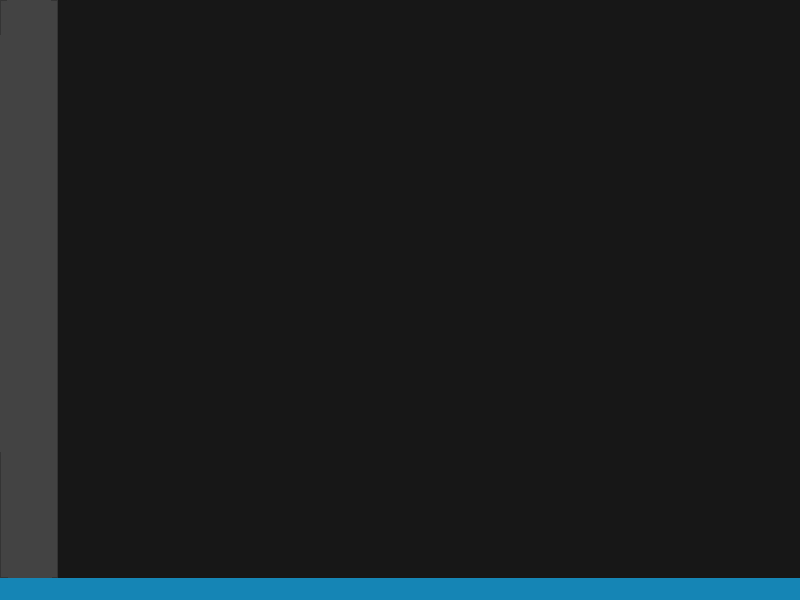
<?xml version="1.0" encoding="UTF-8"?>
<ui version="4.0">
 <class>MainWindow</class>
 <widget class="QMainWindow" name="MainWindow">
  <property name="geometry">
   <rect>
    <x>0</x>
    <y>0</y>
    <width>800</width>
    <height>600</height>
   </rect>
  </property>
  <property name="minimumSize">
   <size>
    <width>800</width>
    <height>600</height>
   </size>
  </property>
  <property name="windowTitle">
   <string>MainWindow</string>
  </property>
  <property name="autoFillBackground">
   <bool>false</bool>
  </property>
  <property name="styleSheet">
   <string notr="true">/*QPushButton { background: none; border:none; padding:0px; margin:0px; background-repeat: no-repeat; }*/

QPushButton { border:none; padding:0px; margin:0px; }
QPushButton:pressed { border:none; padding:0px; margin:0px; }

QPushButton#btnChat { background-image: url(:/images/chat.png) center center; }
QPushButton#btnAdd { background-image: url(:/images/add.png) center center; }
QPushButton#btnPower { background-image: url(:/images/power.png) center center; }

QPushButton#btnSettings { background-image: url(:/images/settings_off.png) center left; }
QPushButton#btnSettings:hover { background-image: url(:/images/settings_hover.png) center left; }

QPushButton#btnUser { background-image: url(:/images/user_off.png) center left; }
QPushButton#btnUser:hover { background-image: url(:/images/user_hover.png) center left; }

QPushButton#btnSearch { background-image: url(:/images/search_off.png) center left; }
QPushButton#btnSearch:hover { background-image: url(:/images/search_hover.png) center left; }

QPushButton#btnDownload { background-image: url(:/images/download_off.png) center left; }
QPushButton#btnDownload:hover { background-image: url(:/images/download_hover.png) center left; }

QPushButton#btnArchive { background-image: url(:/images/archive_off.png) center left; }
QPushButton#btnArchive:hover { background-image: url(:/images/archive_hover.png) center left; }

QPushButton#btnStreaming { background-image: url(:/images/streaming_off.png) center left; }
QPushButton#btnStreaming:hover { background-image: url(:/images/streaming_hover.png) center left; }

QPushButton#btnStatistics { background-image: url(:/images/statistics_off.png) center left; }
QPushButton#btnStatistics:hover { background-image: url(:/images/statistics_hover.png) center left; }

QPushButton#btnSettings_on { background-image: url(:/images/settings_on.png) center right; }
QPushButton#btnUser_on { background-image: url(:/images/user_on.png) center right; }
QPushButton#btnSearch_on { background-image: url(:/images/search_on.png) center right; }
QPushButton#btnDownload_on { background-image: url(:/images/download_on.png) center right; }
QPushButton#btnArchive_on { background-image: url(:/images/archive_on.png) center right; }
QPushButton#btnStreaming_on { background-image: url(:/images/streaming_on.png) center right; }
QPushButton#btnStatistics_on { background-image: url(:/images/statistics_on.png) center right; }</string>
  </property>
  <widget class="QWidget" name="centralwidget">
   <property name="sizePolicy">
    <sizepolicy hsizetype="Preferred" vsizetype="Preferred">
     <horstretch>0</horstretch>
     <verstretch>0</verstretch>
    </sizepolicy>
   </property>
   <property name="styleSheet">
    <string notr="true">background-color: rgb(23, 23, 23);</string>
   </property>
   <layout class="QHBoxLayout" name="horizontalLayout" stretch="0,0">
    <property name="spacing">
     <number>0</number>
    </property>
    <property name="leftMargin">
     <number>0</number>
    </property>
    <property name="topMargin">
     <number>0</number>
    </property>
    <property name="rightMargin">
     <number>0</number>
    </property>
    <property name="bottomMargin">
     <number>0</number>
    </property>
    <item>
     <widget class="QFrame" name="menu">
      <property name="maximumSize">
       <size>
        <width>58</width>
        <height>16777215</height>
       </size>
      </property>
      <property name="styleSheet">
       <string notr="true">background-color: rgb(67, 67, 67);</string>
      </property>
      <property name="frameShape">
       <enum>QFrame::StyledPanel</enum>
      </property>
      <property name="frameShadow">
       <enum>QFrame::Raised</enum>
      </property>
      <widget class="QPushButton" name="btnChat">
       <property name="geometry">
        <rect>
         <x>7</x>
         <y>0</y>
         <width>44</width>
         <height>43</height>
        </rect>
       </property>
       <property name="cursor">
        <cursorShape>PointingHandCursor</cursorShape>
       </property>
       <property name="toolTip">
        <string>Chat</string>
       </property>
       <property name="text">
        <string/>
       </property>
       <property name="iconSize">
        <size>
         <width>44</width>
         <height>43</height>
        </size>
       </property>
       <property name="flat">
        <bool>true</bool>
       </property>
      </widget>
      <widget class="QPushButton" name="btnSettings">
       <property name="geometry">
        <rect>
         <x>0</x>
         <y>53</y>
         <width>47</width>
         <height>46</height>
        </rect>
       </property>
       <property name="cursor">
        <cursorShape>PointingHandCursor</cursorShape>
       </property>
       <property name="toolTip">
        <string>Settings</string>
       </property>
       <property name="styleSheet">
        <string notr="true"/>
       </property>
       <property name="text">
        <string/>
       </property>
       <property name="iconSize">
        <size>
         <width>47</width>
         <height>47</height>
        </size>
       </property>
       <property name="checkable">
        <bool>false</bool>
       </property>
       <property name="flat">
        <bool>true</bool>
       </property>
      </widget>
      <widget class="QPushButton" name="btnSettings_on">
       <property name="enabled">
        <bool>true</bool>
       </property>
       <property name="geometry">
        <rect>
         <x>0</x>
         <y>35</y>
         <width>57</width>
         <height>83</height>
        </rect>
       </property>
       <property name="cursor">
        <cursorShape>PointingHandCursor</cursorShape>
       </property>
       <property name="styleSheet">
        <string notr="true"/>
       </property>
       <property name="text">
        <string/>
       </property>
       <property name="iconSize">
        <size>
         <width>47</width>
         <height>47</height>
        </size>
       </property>
       <property name="checkable">
        <bool>false</bool>
       </property>
       <property name="flat">
        <bool>true</bool>
       </property>
      </widget>
      <widget class="QPushButton" name="btnUser">
       <property name="geometry">
        <rect>
         <x>0</x>
         <y>109</y>
         <width>47</width>
         <height>46</height>
        </rect>
       </property>
       <property name="cursor">
        <cursorShape>PointingHandCursor</cursorShape>
       </property>
       <property name="toolTip">
        <string>User</string>
       </property>
       <property name="styleSheet">
        <string notr="true"/>
       </property>
       <property name="text">
        <string/>
       </property>
       <property name="iconSize">
        <size>
         <width>47</width>
         <height>47</height>
        </size>
       </property>
       <property name="checkable">
        <bool>false</bool>
       </property>
       <property name="flat">
        <bool>true</bool>
       </property>
      </widget>
      <widget class="QPushButton" name="btnSearch">
       <property name="geometry">
        <rect>
         <x>0</x>
         <y>165</y>
         <width>47</width>
         <height>46</height>
        </rect>
       </property>
       <property name="cursor">
        <cursorShape>PointingHandCursor</cursorShape>
       </property>
       <property name="toolTip">
        <string>Search</string>
       </property>
       <property name="styleSheet">
        <string notr="true"/>
       </property>
       <property name="text">
        <string/>
       </property>
       <property name="iconSize">
        <size>
         <width>47</width>
         <height>47</height>
        </size>
       </property>
       <property name="checkable">
        <bool>false</bool>
       </property>
       <property name="flat">
        <bool>true</bool>
       </property>
      </widget>
      <widget class="QPushButton" name="btnDownload">
       <property name="geometry">
        <rect>
         <x>0</x>
         <y>219</y>
         <width>47</width>
         <height>46</height>
        </rect>
       </property>
       <property name="cursor">
        <cursorShape>PointingHandCursor</cursorShape>
       </property>
       <property name="toolTip">
        <string>Download</string>
       </property>
       <property name="styleSheet">
        <string notr="true"/>
       </property>
       <property name="text">
        <string/>
       </property>
       <property name="iconSize">
        <size>
         <width>47</width>
         <height>47</height>
        </size>
       </property>
       <property name="checkable">
        <bool>false</bool>
       </property>
       <property name="flat">
        <bool>true</bool>
       </property>
      </widget>
      <widget class="QPushButton" name="btnArchive">
       <property name="geometry">
        <rect>
         <x>0</x>
         <y>275</y>
         <width>47</width>
         <height>46</height>
        </rect>
       </property>
       <property name="cursor">
        <cursorShape>PointingHandCursor</cursorShape>
       </property>
       <property name="toolTip">
        <string>Archive</string>
       </property>
       <property name="styleSheet">
        <string notr="true"/>
       </property>
       <property name="text">
        <string/>
       </property>
       <property name="iconSize">
        <size>
         <width>47</width>
         <height>47</height>
        </size>
       </property>
       <property name="checkable">
        <bool>false</bool>
       </property>
       <property name="flat">
        <bool>true</bool>
       </property>
      </widget>
      <widget class="QPushButton" name="btnStreaming">
       <property name="geometry">
        <rect>
         <x>0</x>
         <y>331</y>
         <width>47</width>
         <height>46</height>
        </rect>
       </property>
       <property name="cursor">
        <cursorShape>PointingHandCursor</cursorShape>
       </property>
       <property name="toolTip">
        <string>Streaming</string>
       </property>
       <property name="styleSheet">
        <string notr="true"/>
       </property>
       <property name="text">
        <string/>
       </property>
       <property name="iconSize">
        <size>
         <width>47</width>
         <height>47</height>
        </size>
       </property>
       <property name="checkable">
        <bool>false</bool>
       </property>
       <property name="flat">
        <bool>true</bool>
       </property>
      </widget>
      <widget class="QPushButton" name="btnStatistics">
       <property name="geometry">
        <rect>
         <x>0</x>
         <y>387</y>
         <width>47</width>
         <height>46</height>
        </rect>
       </property>
       <property name="cursor">
        <cursorShape>PointingHandCursor</cursorShape>
       </property>
       <property name="toolTip">
        <string>Statistics</string>
       </property>
       <property name="styleSheet">
        <string notr="true"/>
       </property>
       <property name="text">
        <string/>
       </property>
       <property name="iconSize">
        <size>
         <width>47</width>
         <height>47</height>
        </size>
       </property>
       <property name="checkable">
        <bool>false</bool>
       </property>
       <property name="flat">
        <bool>true</bool>
       </property>
      </widget>
      <widget class="QPushButton" name="btnUser_on">
       <property name="enabled">
        <bool>true</bool>
       </property>
       <property name="geometry">
        <rect>
         <x>0</x>
         <y>90</y>
         <width>57</width>
         <height>83</height>
        </rect>
       </property>
       <property name="cursor">
        <cursorShape>PointingHandCursor</cursorShape>
       </property>
       <property name="styleSheet">
        <string notr="true"/>
       </property>
       <property name="text">
        <string/>
       </property>
       <property name="iconSize">
        <size>
         <width>47</width>
         <height>47</height>
        </size>
       </property>
       <property name="checkable">
        <bool>false</bool>
       </property>
       <property name="flat">
        <bool>true</bool>
       </property>
      </widget>
      <widget class="QPushButton" name="btnSearch_on">
       <property name="enabled">
        <bool>true</bool>
       </property>
       <property name="geometry">
        <rect>
         <x>0</x>
         <y>147</y>
         <width>57</width>
         <height>83</height>
        </rect>
       </property>
       <property name="cursor">
        <cursorShape>PointingHandCursor</cursorShape>
       </property>
       <property name="styleSheet">
        <string notr="true"/>
       </property>
       <property name="text">
        <string/>
       </property>
       <property name="iconSize">
        <size>
         <width>47</width>
         <height>47</height>
        </size>
       </property>
       <property name="checkable">
        <bool>false</bool>
       </property>
       <property name="flat">
        <bool>true</bool>
       </property>
      </widget>
      <widget class="QPushButton" name="btnDownload_on">
       <property name="enabled">
        <bool>true</bool>
       </property>
       <property name="geometry">
        <rect>
         <x>0</x>
         <y>201</y>
         <width>57</width>
         <height>83</height>
        </rect>
       </property>
       <property name="cursor">
        <cursorShape>PointingHandCursor</cursorShape>
       </property>
       <property name="styleSheet">
        <string notr="true"/>
       </property>
       <property name="text">
        <string/>
       </property>
       <property name="iconSize">
        <size>
         <width>47</width>
         <height>47</height>
        </size>
       </property>
       <property name="checkable">
        <bool>false</bool>
       </property>
       <property name="flat">
        <bool>true</bool>
       </property>
      </widget>
      <widget class="QPushButton" name="btnArchive_on">
       <property name="enabled">
        <bool>true</bool>
       </property>
       <property name="geometry">
        <rect>
         <x>0</x>
         <y>257</y>
         <width>57</width>
         <height>83</height>
        </rect>
       </property>
       <property name="cursor">
        <cursorShape>PointingHandCursor</cursorShape>
       </property>
       <property name="styleSheet">
        <string notr="true"/>
       </property>
       <property name="text">
        <string/>
       </property>
       <property name="iconSize">
        <size>
         <width>47</width>
         <height>47</height>
        </size>
       </property>
       <property name="checkable">
        <bool>false</bool>
       </property>
       <property name="flat">
        <bool>true</bool>
       </property>
      </widget>
      <widget class="QPushButton" name="btnStreaming_on">
       <property name="enabled">
        <bool>true</bool>
       </property>
       <property name="geometry">
        <rect>
         <x>0</x>
         <y>313</y>
         <width>57</width>
         <height>83</height>
        </rect>
       </property>
       <property name="cursor">
        <cursorShape>PointingHandCursor</cursorShape>
       </property>
       <property name="styleSheet">
        <string notr="true"/>
       </property>
       <property name="text">
        <string/>
       </property>
       <property name="iconSize">
        <size>
         <width>47</width>
         <height>47</height>
        </size>
       </property>
       <property name="checkable">
        <bool>false</bool>
       </property>
       <property name="flat">
        <bool>true</bool>
       </property>
      </widget>
      <widget class="QPushButton" name="btnStatistics_on">
       <property name="enabled">
        <bool>true</bool>
       </property>
       <property name="geometry">
        <rect>
         <x>0</x>
         <y>369</y>
         <width>57</width>
         <height>83</height>
        </rect>
       </property>
       <property name="cursor">
        <cursorShape>PointingHandCursor</cursorShape>
       </property>
       <property name="styleSheet">
        <string notr="true"/>
       </property>
       <property name="text">
        <string/>
       </property>
       <property name="iconSize">
        <size>
         <width>47</width>
         <height>47</height>
        </size>
       </property>
       <property name="checkable">
        <bool>false</bool>
       </property>
       <property name="flat">
        <bool>true</bool>
       </property>
      </widget>
      <widget class="QPushButton" name="btnAdd">
       <property name="geometry">
        <rect>
         <x>7</x>
         <y>460</y>
         <width>45</width>
         <height>74</height>
        </rect>
       </property>
       <property name="cursor">
        <cursorShape>PointingHandCursor</cursorShape>
       </property>
       <property name="toolTip">
        <string>Add Torrent</string>
       </property>
       <property name="styleSheet">
        <string notr="true"/>
       </property>
       <property name="text">
        <string/>
       </property>
       <property name="iconSize">
        <size>
         <width>47</width>
         <height>47</height>
        </size>
       </property>
       <property name="checkable">
        <bool>false</bool>
       </property>
       <property name="flat">
        <bool>true</bool>
       </property>
      </widget>
      <widget class="QPushButton" name="btnPower">
       <property name="geometry">
        <rect>
         <x>8</x>
         <y>540</y>
         <width>44</width>
         <height>43</height>
        </rect>
       </property>
       <property name="cursor">
        <cursorShape>PointingHandCursor</cursorShape>
       </property>
       <property name="toolTip">
        <string>Turn off Tsuanmi</string>
       </property>
       <property name="text">
        <string/>
       </property>
       <property name="iconSize">
        <size>
         <width>44</width>
         <height>43</height>
        </size>
       </property>
       <property name="flat">
        <bool>true</bool>
       </property>
      </widget>
      <zorder>btnSettings_on</zorder>
      <zorder>btnStatistics_on</zorder>
      <zorder>btnStreaming_on</zorder>
      <zorder>btnArchive_on</zorder>
      <zorder>btnDownload_on</zorder>
      <zorder>btnSearch_on</zorder>
      <zorder>btnUser_on</zorder>
      <zorder>btnSettings</zorder>
      <zorder>btnChat</zorder>
      <zorder>btnUser</zorder>
      <zorder>btnSearch</zorder>
      <zorder>btnDownload</zorder>
      <zorder>btnArchive</zorder>
      <zorder>btnStreaming</zorder>
      <zorder>btnStatistics</zorder>
      <zorder>btnAdd</zorder>
      <zorder>btnPower</zorder>
     </widget>
    </item>
    <item>
     <widget class="QWidget" name="content_2" native="true">
      <layout class="QGridLayout" name="content">
       <property name="leftMargin">
        <number>58</number>
       </property>
       <property name="horizontalSpacing">
        <number>0</number>
       </property>
      </layout>
     </widget>
    </item>
   </layout>
  </widget>
  <widget class="QStatusBar" name="statusbar">
   <property name="palette">
    <palette>
     <active>
      <colorrole role="WindowText">
       <brush brushstyle="SolidPattern">
        <color alpha="255">
         <red>255</red>
         <green>255</green>
         <blue>255</blue>
        </color>
       </brush>
      </colorrole>
      <colorrole role="Button">
       <brush brushstyle="SolidPattern">
        <color alpha="255">
         <red>21</red>
         <green>133</green>
         <blue>181</blue>
        </color>
       </brush>
      </colorrole>
      <colorrole role="Text">
       <brush brushstyle="SolidPattern">
        <color alpha="255">
         <red>255</red>
         <green>255</green>
         <blue>255</blue>
        </color>
       </brush>
      </colorrole>
      <colorrole role="ButtonText">
       <brush brushstyle="SolidPattern">
        <color alpha="255">
         <red>255</red>
         <green>255</green>
         <blue>255</blue>
        </color>
       </brush>
      </colorrole>
      <colorrole role="Base">
       <brush brushstyle="SolidPattern">
        <color alpha="255">
         <red>21</red>
         <green>133</green>
         <blue>181</blue>
        </color>
       </brush>
      </colorrole>
      <colorrole role="Window">
       <brush brushstyle="SolidPattern">
        <color alpha="255">
         <red>21</red>
         <green>133</green>
         <blue>181</blue>
        </color>
       </brush>
      </colorrole>
     </active>
     <inactive>
      <colorrole role="WindowText">
       <brush brushstyle="SolidPattern">
        <color alpha="255">
         <red>255</red>
         <green>255</green>
         <blue>255</blue>
        </color>
       </brush>
      </colorrole>
      <colorrole role="Button">
       <brush brushstyle="SolidPattern">
        <color alpha="255">
         <red>21</red>
         <green>133</green>
         <blue>181</blue>
        </color>
       </brush>
      </colorrole>
      <colorrole role="Text">
       <brush brushstyle="SolidPattern">
        <color alpha="255">
         <red>255</red>
         <green>255</green>
         <blue>255</blue>
        </color>
       </brush>
      </colorrole>
      <colorrole role="ButtonText">
       <brush brushstyle="SolidPattern">
        <color alpha="255">
         <red>255</red>
         <green>255</green>
         <blue>255</blue>
        </color>
       </brush>
      </colorrole>
      <colorrole role="Base">
       <brush brushstyle="SolidPattern">
        <color alpha="255">
         <red>21</red>
         <green>133</green>
         <blue>181</blue>
        </color>
       </brush>
      </colorrole>
      <colorrole role="Window">
       <brush brushstyle="SolidPattern">
        <color alpha="255">
         <red>21</red>
         <green>133</green>
         <blue>181</blue>
        </color>
       </brush>
      </colorrole>
     </inactive>
     <disabled>
      <colorrole role="WindowText">
       <brush brushstyle="SolidPattern">
        <color alpha="255">
         <red>255</red>
         <green>255</green>
         <blue>255</blue>
        </color>
       </brush>
      </colorrole>
      <colorrole role="Button">
       <brush brushstyle="SolidPattern">
        <color alpha="255">
         <red>21</red>
         <green>133</green>
         <blue>181</blue>
        </color>
       </brush>
      </colorrole>
      <colorrole role="Text">
       <brush brushstyle="SolidPattern">
        <color alpha="255">
         <red>255</red>
         <green>255</green>
         <blue>255</blue>
        </color>
       </brush>
      </colorrole>
      <colorrole role="ButtonText">
       <brush brushstyle="SolidPattern">
        <color alpha="255">
         <red>255</red>
         <green>255</green>
         <blue>255</blue>
        </color>
       </brush>
      </colorrole>
      <colorrole role="Base">
       <brush brushstyle="SolidPattern">
        <color alpha="255">
         <red>21</red>
         <green>133</green>
         <blue>181</blue>
        </color>
       </brush>
      </colorrole>
      <colorrole role="Window">
       <brush brushstyle="SolidPattern">
        <color alpha="255">
         <red>21</red>
         <green>133</green>
         <blue>181</blue>
        </color>
       </brush>
      </colorrole>
     </disabled>
    </palette>
   </property>
   <property name="styleSheet">
    <string notr="true">background-color: rgb(21, 133, 181);
color: rgb(255, 255, 255);</string>
   </property>
  </widget>
 </widget>
 <resources/>
 <connections/>
</ui>
